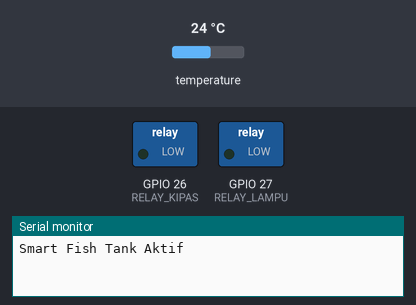
Bench run of a sketch on a simulated ESP32. On the bench: switched loads named in the sketch (green lamp = pin HIGH), the last lines printed to the serial monitor. The test bench sets the inputs (shaded band); at power-on: temperature 24 °C. WiFi joins after 1.5 s; servers stay silent unless stated.

Above: at 3.0 s.
3.1 s: temperature set to 25.1 °C
6.0 s: temperature set to 26.8 °C
At 7.0 s:
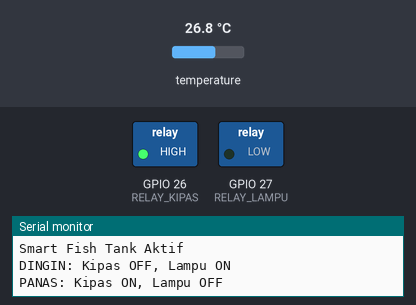
8.0 s: temperature set to 12 °C
At 9.7 s:
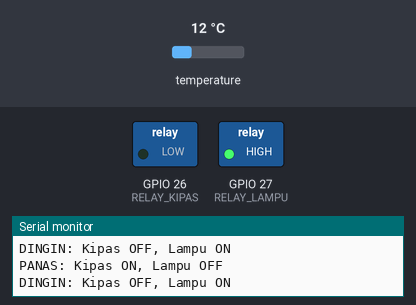
10.0 s: temperature set to 28 °C
At 11.3 s:
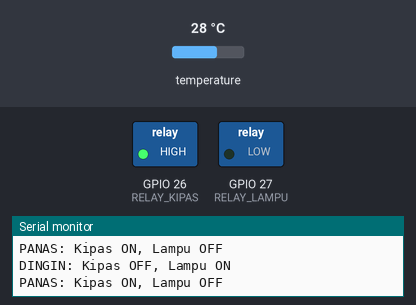
Timing chart, 0 to 13.0 s (numbered marks = the images above; inputs shaded):
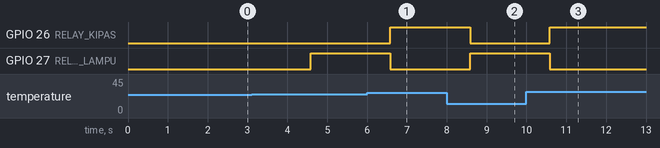

The sketch:

SMARTFISH_1_blynk_final.ino
```cpp
#define BLYNK_TEMPLATE_ID "TMPL6QekSqsSy"
#define BLYNK_TEMPLATE_NAME "projek akhir smart fish akuarium"
#define BLYNK_AUTH_TOKEN "Hn3cmnrzv1fB53cwwCnIJsEQtl30QrDW"
#define BLYNK_PRINT Serial

#include <OneWire.h>
#include <DallasTemperature.h>
#include <WiFi.h>
#include <WiFiClient.h>
#include <BlynkSimpleEsp32.h>

#define RELAY_KIPAS 26
#define RELAY_LAMPU 27
#define DS18B20_PIN 4

BlynkTimer timer;
char ssid[] = "BPVP-SIDOARJO";
char pass[] = "bpvpsda2024";

OneWire oneWire(DS18B20_PIN);
DallasTemperature sensorSuhu(&oneWire);

float suhu = 0;
int tombol_kipas = 0;
int tombol_lampu = 0;
int tombolmanual = 0;
BLYNK_WRITE(V10) {
 tombolmanual = param.asInt(); // membaca tombol dari blynk
}
BLYNK_WRITE(V7) {
 tombol_kipas = param.asInt(); // membaca tombol dari blynk
 if(tombolmanual == 1) {
  if(tombol_kipas ==1 ){
    digitalWrite(RELAY_KIPAS, HIGH);   // Kipas ON
  }else{
    digitalWrite(RELAY_KIPAS, LOW);
  }
 }
}

BLYNK_WRITE(V8) {
 tombol_lampu = param.asInt(); // membaca tombol dari blynk
 if(tombolmanual == 1){
  if(tombol_lampu ==1 ){
    digitalWrite(RELAY_LAMPU, HIGH);   // Kipas ON
  }else{
    digitalWrite(RELAY_LAMPU, LOW);
  }
 }
}

void bacaSuhu(){
  sensorSuhu.requestTemperatures(); //perintah untuk membaca suhu
  suhu = sensorSuhu.getTempCByIndex(0); // hasil pembacaan suhu
  Blynk.virtualWrite(V0, suhu); //menampilkan ke V7
  if (tombolmanual==0) {
    if (suhu >= 26) {

      // Air panas
      digitalWrite(RELAY_KIPAS, HIGH);   // Kipas ON
      digitalWrite(RELAY_LAMPU, LOW);  // Lampu OFF

      Serial.println("PANAS: Kipas ON, Lampu OFF");
      Blynk.virtualWrite(V1, "menyala"); //menampilkan ke V1
      Blynk.virtualWrite(V2, "mati"); //menampilkan ke V2
    } else {

      // Air dingin
      digitalWrite(RELAY_KIPAS, LOW);  // Kipas OFF
      digitalWrite(RELAY_LAMPU, HIGH);   // Lampu ON

      Serial.println("DINGIN: Kipas OFF, Lampu ON");
      Blynk.virtualWrite(V1, "mati"); //menampilkan ke V1
      Blynk.virtualWrite(V2, "menyala"); //menampilkan ke V2
    }
  }
}

void setup() {
  Serial.begin(115200);
  Blynk.begin(BLYNK_AUTH_TOKEN, ssid, pass);

  pinMode(RELAY_KIPAS, OUTPUT);
  pinMode(RELAY_LAMPU, OUTPUT);

  // Kondisi awal: semua OFF
  digitalWrite(RELAY_KIPAS, LOW);
  digitalWrite(RELAY_LAMPU, LOW);

  sensorSuhu.begin();

  Serial.println("Smart Fish Tank Aktif");
  timer.setInterval(2000L, bacaSuhu);
}

void loop() {
    timer.run();
    Blynk.run();
}
```

Measured:
- the behaviour switches between 25.9 and 26 °C on temperature (found by bisection; images 0 and 1)
- after the input at 6.0 s, GPIO 26 (RELAY_KIPAS): LOW → HIGH after 0.58 s; GPIO 27 (RELAY_LAMPU): HIGH → LOW after 0.58 s
- after the input at 8.0 s, GPIO 26 (RELAY_KIPAS): HIGH → LOW after 0.58 s; GPIO 27 (RELAY_LAMPU): LOW → HIGH after 0.58 s
- after the input at 10.0 s, GPIO 26 (RELAY_KIPAS): LOW → HIGH after 0.58 s; GPIO 27 (RELAY_LAMPU): HIGH → LOW after 0.58 s
